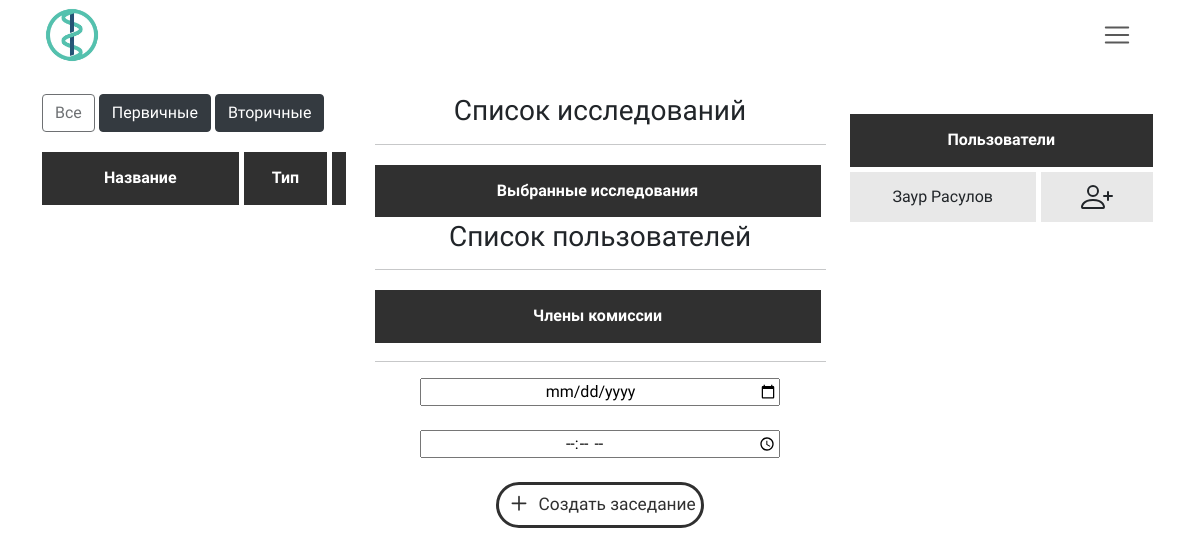
Page /meeting/ on the earlier database version.
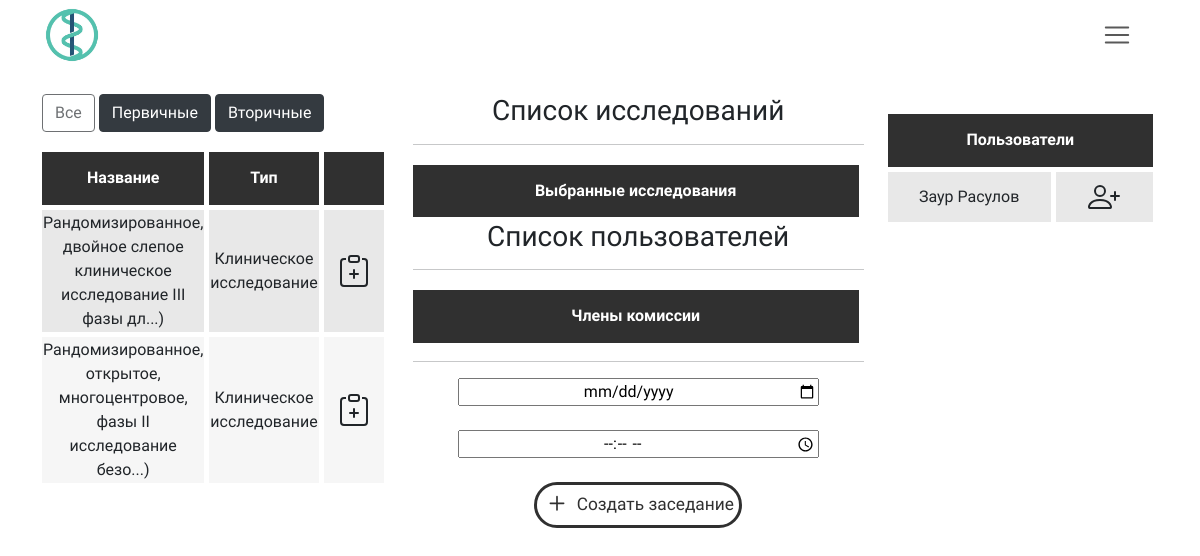
Same page on the later database version.
### userControl/models.py (models this page shows)
class User(AbstractUser):
    username = models.EmailField(
        _('username'),
        max_length=150,
        unique=True,
        help_text=_(''),
        error_messages={
            'unique': _("Пользователь с таким Email уже существует."),
        },
    )
    first_name = models.CharField('Имя', max_length=30)
    last_name = models.CharField('Фамилия', max_length=150)
    middle_name = models.CharField('Отчество', max_length=30)
    role = models.ForeignKey(Role, on_delete=models.CASCADE, related_name='role', null=True, blank=True, default=7)
    password = models.CharField('Пароль', max_length=150)
    registration_accepted = models.CharField('Подтвердить регистрацию',max_length=10)
    def __str__(self):
        return self.get_full_name()
    class Meta(object):
        unique_together = ('username',)

### researchManager/models.py (models this page shows, shortened)
class Research(models.Model):
    type = models.CharField("Тип исследования", max_length=50, null=True, blank=True)
    type_request = models.CharField("Тип заявки", max_length=50, null=True, blank=True)
    owner = models.ForeignKey(settings.AUTH_USER_MODEL, on_delete=models.CASCADE, null=True, blank=True)
    identityCode = models.CharField("Код исследования", max_length=50, null=True, blank=True)
    date_accepted = models.DateField("Дата одобрения", blank=True, null=True, default="2021-05-05")
    date_created = models.DateTimeField("Дата загрузки в систему", auto_now_add=True, null=True, blank=True)
    protocol_number = models.CharField("Номер протокола", max_length=50, null=True, blank=True)
    protocol_name = models.CharField("Название протокола", max_length=500, null=True, blank=True)
    work_name = models.CharField("Название работы", max_length=500, null=True, blank=True)
    division = models.CharField("Подразделение", max_length=500, null=True, blank=True)
    executor = models.CharField("Исполнитель", max_length=500, null=True, blank=True)
    specialization = models.CharField("Специализация", max_length=500, null=True, blank=True)
    managers = models.CharField("Менеджеры", max_length=500, null=True, blank=True)
    name_research = models.CharField("Название исследования", max_length=500, null=True, blank=True)
    drug_name = models.CharField("Название препарата", max_length=500, null=True, blank=True)
    main_researcher = models.CharField("Главный исследователь", max_length=500, null=True, blank=True)
    research_center = models.CharField("Исследовательский центр", max_length=500, null=True, blank=True)
    customer = models.CharField("Заказчик", max_length=500, null=True, blank=True)
    customer_contacts = models.CharField("Контактные данные заказчика", max_length=500, null=True, blank=True)
    duration = models.CharField("Дата окончания исследования", null=True, blank=True,  max_length=150)
    version = models.IntegerField("Версия", null=True, blank=True)
    addedOnMeeting = models.BooleanField("Добавленно на заседании", default=False)
    class Meta:
        verbose_name = "Исследование"
        verbose_name_plural = "Исследования"
    def __str__(self):
        MAX_LENGTH = 70
        if self.type == "clinicalResearch":
            name = self.protocol_name
        if self.type == "preclinicalResearch":
            name = self.work_name
        if self.type == "initiativeResearch":
            name = self.name_research
        if self.type == "dissertationWorksList":
            name = self.work_name
        if len(name) > MAX_LENGTH:
            return name[:MAX_LENGTH] + '...'
        else:
            return name
    def getType(self):
        if self.type == "clinicalResearch":
            return "Клиническое исследование"

### meetingManager/views.py (the view, shortened to what this page needs)
# urls.py: path("", views.CreateMeeting.as_view(), name="createMeeting"),
class CreateMeeting(Meeting):
	def get(self, request):
		return render(request, "createMeeting/createMeeting.html", {
			"researchOnMeetinList": Meeting.getNotAcceptedResearch(),
			"userList": Meeting.getUserList(),
		})

### meetingManager/views.py (called while the page is built)
	def getNotAcceptedResearch():
		return Research.objects.filter(addedOnMeeting=False, date_accepted=None)

	def getUserList():
		User = get_user_model()
		return User.objects.all()

### meetingManager/templates/createMeeting/createMeeting.html (shortened to what this page needs)
{% extends "base.html" %}
{% block content %}
{% load static %}
<div class="container">
<form method="POST" enctype="multipart/form-data" class="meetingForm">
    <div class="row">
        <div class="col">
            <table class="table">
                <div id="filterPanel">
                    <button type="button" class="btn btn-outline-dark active filter" aria-pressed="true" id="allRequestsFilter" onclick="filterResearchList(this)" disabled>Все</button>
                    <button type="button" class="btn btn-outline-dark active filter" aria-pressed="true" id="firstRequestFilter" onclick="filterResearchList(this)">Первичные</button>
                    <button type="button" class="btn btn-outline-dark active filter" aria-pressed="true" id="secondRequestFilter" onclick="filterResearchList(this)">Вторичные</button>
                </div>
            <table class="custom_table_meeting table-hover">
                <thead>
                    <tr>
                        <th>Название</th>
                        <th >Тип</th>
                        <th></th>
                    </tr>
                </thead>
                <tbody id='researchList'>
                    {% for research in researchOnMeetinList %}
                    <tr id="{{ research.id }}tr">
                        <td style="cursor: pointer" onclick="window.open('{% url 'watchResearch' research.id %}')" >{{ research }})</td>
                        <td style="cursor: pointer" onclick="window.open('{% url 'watchResearch' research.id %}')" >{{ research.getType }}</td>
                        <td>
                            <button type="button"  id="{{ research.id }}" class="btn" onclick="addInMeetingList(this, 'researchInMeeting', '{{ research }}', '{{ research.id }}')">
                            </button>
                        </td>
                    </tr>
                    {% endfor %}
                </tbody>
            </table>
        </div>
        <div class="col-5 text-center">
            <h3>Список исследований</h3>
            <hr>
           <table class="custom_table_meeting">
                <thead>
                    <tr>
                        <th colspan="2" >Выбранные исследования</th>
                    </tr>
                </thead>
            </table>
            <h3>Список пользователей</h3>
            <hr>
            <table class="custom_table_meeting">
                <thead>
                    <tr>
                        <th colspan="2" >Члены комиссии</th>
                    </tr>
                </thead>
            </table>
            <hr>
            <div class="createMenu" id="createMenu">
                <input type="date" name="date" class="text-center" required style=" width: 80%">
                <br><br>
                <input type="time" name="time" class="text-center" required style=" width: 80%">
                <br><br>
                <button class="custom_button" onclick="setResearchAndUserInPost()">
                        Создать заседание
                </button>
            </div>
        </div>
        <div class="col">
            <table class="custom_table_meeting table-hover">
                <thead>
                    <tr>
                        <th colspan="2" >Пользователи</th>
                    </tr>
                </thead>
                <tbody id="userList">
                    {% for user in userList %}
                    <tr>
                        <td scope="row">{{ user.get_full_name }}</td>
                        <td><button type="button" class="btn" id="{{ user.id }}" onclick="addInMeetingList(this, 'userInMeeting', '{{ user }}', '{{ user.id }}')">
                        </button></td>
                    </tr>
                    {% endfor %}
                </tbody>
            </table>
        </div>
    </div>
</form>
</div>
{% endblock %}

Differences in the rows shown:
now on this page (row edited): Research: type+protocol_name "Рандомизированное, двойное слепое клиническое исследование III фазы дл...", getType "Клиническое исследование"
now on this page (row edited): Research: type+protocol_name "Рандомизированное, открытое, многоцентровое, фазы II исследование безо...", getType "Клиническое исследование"
